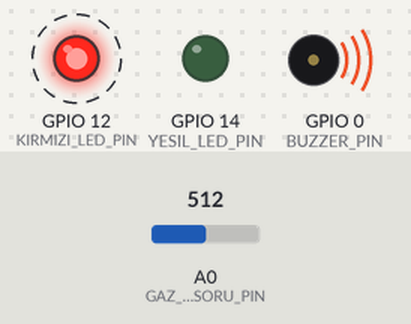
Simulated run of this sketch. Board: ESP8266 (NodeMCU). On the bench: output pins drawn as LEDs (lit = HIGH), buzzer (waves = sounding). Dashed ring = blinking. Inputs (shaded band) come from the test bench; at power-on: A0 (GAZ_SENSORU_PIN) = 512. WiFi joins after 1.5 s; servers stay silent unless stated.

Above: at 3.0 s.
3.1 s: A0 (GAZ_SENSORU_PIN) set to 467
6.6 s: A0 (GAZ_SENSORU_PIN) set to 442
At 8.0 s:
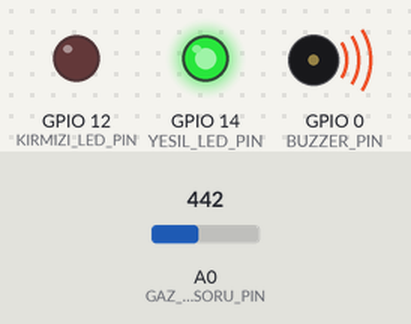
10.1 s: A0 (GAZ_SENSORU_PIN) set to 511
At 11.1 s:
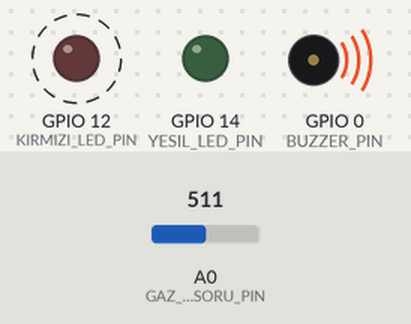
13.6 s: A0 (GAZ_SENSORU_PIN) set to 306
At 15.6 s:
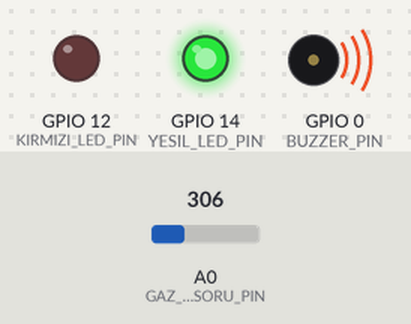
Timing chart, 0 to 16.9 s (numbered marks = the images above; inputs shaded):
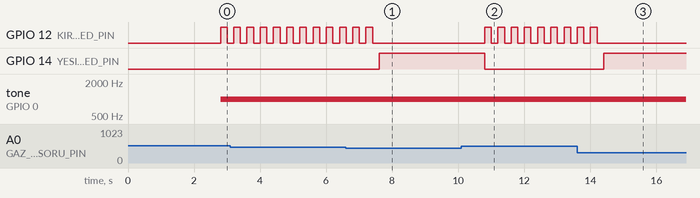

Measured:
- the behaviour switches between 451 and 450 on A0 (GAZ_SENSORU_PIN) (found by bisection; images 0 and 1)
- after the input at 6.6 s, GPIO 12 (KIRMIZI_LED_PIN): goes on until 7.4 s, then stays LOW; GPIO 14 (YESIL_LED_PIN): LOW → HIGH after 1.0 s
- after the input at 10.1 s, GPIO 12 (KIRMIZI_LED_PIN): alternates HIGH for 0.20 s and LOW for 0.20 s, starting after 0.70 s; GPIO 14 (YESIL_LED_PIN): HIGH → LOW after 0.70 s
- after the input at 13.6 s, GPIO 12 (KIRMIZI_LED_PIN): goes on until 14.2 s, then stays LOW; GPIO 14 (YESIL_LED_PIN): LOW → HIGH after 0.81 s
- by itself, GPIO 12 (KIRMIZI_LED_PIN): alternates HIGH for 0.20 s and LOW for 0.20 s

The sketch:

Iot_Project.ino
```cpp
#include <ESP8266WiFi.h>
#include <BlynkSimpleEsp8266.h>
#define BLYNK_PRINT Serial
char BLYNK_TOKEN[] = "9LH61pYPxKyv7yn-k9Xl74Ry04rrVIYi";
char WIFI_ADI[] = "TurkTelekom_TPACE2_2.4GHz";
char WIFI_SIFRE[] = "d4uAWbhTVHj3";

BlynkTimer timer;

#define GAZ_SENSORU_PIN A0
#define YESIL_LED_PIN 14 //D5
#define KIRMIZI_LED_PIN 12 //D6
#define BUZZER_PIN 0 //D3
#define Sinir 450

void setup() {
  Serial.begin(9600);
  Blynk.begin(BLYNK_TOKEN, WIFI_ADI, WIFI_SIFRE);
  pinMode(YESIL_LED_PIN, OUTPUT);
  pinMode(KIRMIZI_LED_PIN, OUTPUT);
  pinMode(BUZZER_PIN, OUTPUT);
  timer.setInterval(1000L, VeriYolla);
}

void loop() {
  timer.run();
  Blynk.run();
}
void VeriYolla() {
  int veri = analogRead(GAZ_SENSORU_PIN);
  Blynk.virtualWrite(V0, veri);
  if (veri > Sinir) {
    Blynk.notify("Gaz Sensörü Çalıştı!");
    digitalWrite(YESIL_LED_PIN, 0);
    for(int i=0;i<3;i++){
      digitalWrite(KIRMIZI_LED_PIN, 1);
      tone(BUZZER_PIN, 1000);
      delay(200);
      digitalWrite(KIRMIZI_LED_PIN, 0);
      noTone(BUZZER_PIN);
      delay(200);
    }
  }
  else {
    digitalWrite(YESIL_LED_PIN, 1);
    digitalWrite(KIRMIZI_LED_PIN, 0);
    noTone(BUZZER_PIN);
  }
}
```
